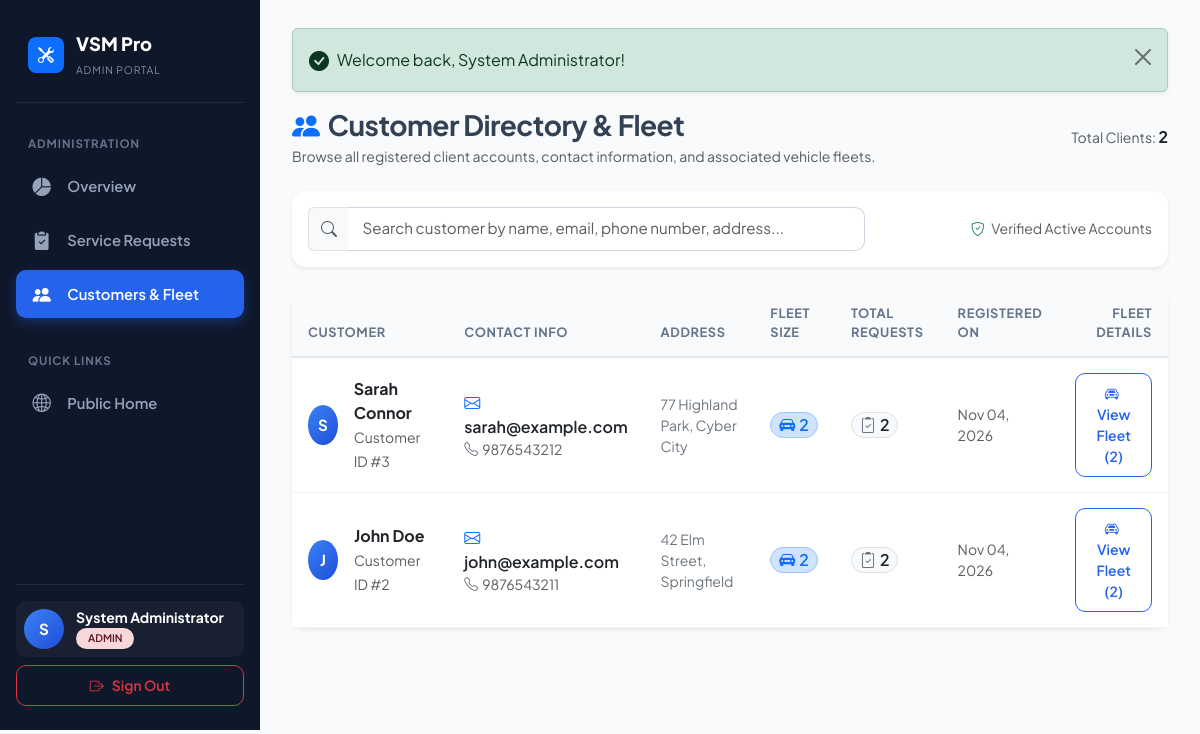
The page /admin/customers.php (signed in) on the database its author committed.
### tables this page shows
CREATE TABLE `users` (
  `id` INT AUTO_INCREMENT PRIMARY KEY,
  `name` VARCHAR(100) NOT NULL,
  `email` VARCHAR(150) NOT NULL UNIQUE,
  `phone` VARCHAR(15) NOT NULL,
  `password_hash` VARCHAR(255) NOT NULL,
  `address` TEXT NULL,
  `role` ENUM('customer', 'admin') NOT NULL DEFAULT 'customer',
  `created_at` TIMESTAMP DEFAULT CURRENT_TIMESTAMP,
  INDEX `idx_users_role` (`role`),
  INDEX `idx_users_email` (`email`)
);

### admin/customers.php (the view, shortened to what this page needs)
<?php
require_once __DIR__ . '/../config/db.php';
$pdo = getDB();
$stmt = $pdo->query("
    SELECT u.*,
           COUNT(DISTINCT v.id) as vehicle_count,
           COUNT(DISTINCT sr.id) as request_count
    FROM users u
    LEFT JOIN vehicles v ON u.id = v.user_id
    LEFT JOIN service_requests sr ON u.id = sr.user_id
    WHERE u.role = 'customer'
    GROUP BY u.id
    ORDER BY u.id DESC
");
$customers = $stmt->fetchAll();
$stmt = $pdo->query("SELECT * FROM vehicles ORDER BY id DESC");
$allVehicles = $stmt->fetchAll();
$vehiclesByUser = [];
foreach ($allVehicles as $v) {
    $vehiclesByUser[$v['user_id']][] = $v;
}
require_once __DIR__ . '/../includes/header.php';
?>
<div class="d-flex flex-wrap justify-content-between align-items-center mb-4 gap-3">
  <div>
    <h2 class="h3 fw-bold mb-1"><i class="bi bi-people-fill text-primary me-2"></i>Customer Directory & Fleet</h2>
    <p class="text-muted small mb-0">Browse all registered client accounts, contact information, and associated vehicle fleets.</p>
  </div>
  <div class="text-muted small">
    Total Clients: <span class="fw-bold text-dark fs-6"><?= count($customers) ?></span>
  </div>
</div>
<div class="card border-0 shadow-sm mb-4">
  <div class="card-body p-3">
    <div class="row g-3 align-items-center">
      <div class="col-md-8">
        <div class="input-group">
          <span class="input-group-text bg-light border-end-0"><i class="bi bi-search text-muted"></i></span>
          <input type="text" class="form-control border-start-0" data-table-search="customersTable" placeholder="Search customer by name, email, phone number, address...">
        </div>
      </div>
      <div class="col-md-4 text-md-end text-muted small">
        <i class="bi bi-shield-check text-success me-1"></i> Verified Active Accounts
      </div>
    </div>
  </div>
</div>
<div class="card shadow-sm border-0">
  <div class="table-responsive">
    <table class="table table-custom align-middle mb-0" id="customersTable">
      <thead>
        <tr>
          <th>Customer</th>
          <th>Contact Info</th>
          <th>Address</th>
          <th>Fleet Size</th>
          <th>Total Requests</th>
          <th>Registered On</th>
          <th class="text-end">Fleet Details</th>
        </tr>
      </thead>
      <tbody>
        <?php if (empty($customers)): ?>
          <tr class="no-filter">
            <td colspan="7" class="text-center py-5 text-muted">
              <i class="bi bi-people fs-1 text-secondary opacity-50 d-block mb-3"></i>
              No customers registered yet.
            </td>
          </tr>
        <?php else: ?>
          <?php foreach ($customers as $c):
            $custVehicles = $vehiclesByUser[$c['id']] ?? [];
          ?>
            <tr>
              <td>
                <div class="d-flex align-items-center gap-3">
                  <div class="avatar-circle">
                    <?= strtoupper(substr($c['name'], 0, 1)) ?>
                  </div>
                  <div>
                    <div class="fw-bold text-dark fs-6"><?= escape($c['name']) ?></div>
                    <small class="text-muted">Customer ID #<?= $c['id'] ?></small>
                  </div>
                </div>
              </td>
              <td>
                <div class="fw-semibold text-dark"><i class="bi bi-envelope me-1 text-primary"></i><?= escape($c['email']) ?></div>
                <div class="small text-muted"><i class="bi bi-telephone me-1 text-secondary"></i><?= escape($c['phone']) ?></div>
              </td>
              <td>
                <div class="small text-secondary" style="max-width: 220px;">
                  <?= escape($c['address'] ?: 'No address specified') ?>
                </div>
              </td>
              <td>
                <span class="badge bg-primary-subtle text-primary border border-primary-subtle fs-6 px-2 py-1">
                  <i class="bi bi-car-front-fill me-1"></i><?= $c['vehicle_count'] ?>
                </span>
              </td>
              <td>
                <span class="badge bg-light text-dark border fs-6 px-2 py-1">
                  <i class="bi bi-clipboard2-check me-1 text-secondary"></i><?= $c['request_count'] ?>
                </span>
              </td>
              <td class="text-muted small">
                <?= formatDate($c['created_at']) ?>
              </td>
              <td class="text-end">
                <button type="button" class="btn btn-sm btn-outline-primary view-fleet-btn"
                        data-bs-toggle="modal"
                        data-bs-target="#customerFleetModal"
                        data-name="<?= escape($c['name']) ?>"
                        data-email="<?= escape($c['email']) ?>"
                        data-phone="<?= escape($c['phone']) ?>"
                        data-vehicles='<?= htmlspecialchars(json_encode($custVehicles), ENT_QUOTES, 'UTF-8') ?>'
                        title="View Fleet">
                  <i class="bi bi-car-front me-1"></i> View Fleet (<?= count($custVehicles) ?>)
                </button>
              </td>
            </tr>
          <?php endforeach; ?>
        <?php endif; ?>
      </tbody>
    </table>
  </div>
</div>
<?php require_once __DIR__ . '/../includes/footer.php'; ?>

### assets/css/style.css (style rules this page uses)
:root { --vsm-primary: #2563eb; --vsm-primary-dark: #1d4ed8; --vsm-primary-light: #60a5fa; --vsm-primary-subtle: #eff6ff; --vsm-secondary: #475569; --vsm-dark: #0f172a; --vsm-dark-card: #1e293b; --vsm-sidebar-bg: #0f172a; --vsm-sidebar-text: #94a3b8; --vsm-sidebar-hover: #1e293b; --vsm-sidebar-active: #2563eb; --vsm-bg: #f8fafc; --vsm-card-border: #e2e8f0; --vsm-card-shadow: 0 4px 6px -1px rgba(0, 0, 0, 0.05), 0 2px 4px -2px rgba(0, 0, 0, 0.05); --vsm-card-shadow-hover: 0 10px 15px -3px rgba(0, 0, 0, 0.08), 0 4px 6px -4px rgba(0, 0, 0, 0.05); }
body { font-family: 'Plus Jakarta Sans', -apple-system, BlinkMacSystemFont, "Segoe UI", Roboto, sans-serif; background-color: var(--vsm-bg); color: #334155; min-height: 100vh; display: flex; flex-direction: column; }
h1, h2, h3, h4, h5, h6 { font-weight: 700; color: #0f172a; letter-spacing: -0.02em; }
.btn { font-weight: 600; border-radius: 10px; padding: 0.55rem 1.15rem; transition: all 0.2s ease-in-out; }
.btn-outline-primary { color: var(--vsm-primary); border-color: var(--vsm-primary); }
.card { border: 1px solid var(--vsm-card-border); border-radius: 14px; box-shadow: var(--vsm-card-shadow); transition: box-shadow 0.2s ease, transform 0.2s ease; background-color: #ffffff; }
.avatar-circle { width: 40px; height: 40px; border-radius: 50%; background: linear-gradient(135deg, #3b82f6 0%, #1d4ed8 100%); color: #ffffff; display: flex; align-items: center; justify-content: center; font-weight: 700; font-size: 0.95rem; }
.form-control, .form-select { border-radius: 10px; border: 1px solid #cbd5e1; padding: 0.6rem 0.9rem; font-size: 0.95rem; transition: all 0.2s ease; }
.table-custom { vertical-align: middle; }
.table-custom thead th { background-color: #f8fafc; font-weight: 700; font-size: 0.8rem; text-transform: uppercase; letter-spacing: 0.05em; color: #64748b; border-bottom: 2px solid var(--vsm-card-border); padding: 0.85rem 1rem; }
.table-custom tbody td { padding: 0.95rem 1rem; border-bottom: 1px solid #f1f5f9; }
.badge { font-weight: 600; border-radius: 30px; padding: 0.35rem 0.75rem; font-size: 0.8rem; }

### rows shown on the page
users: name "S", name "Sarah Connor", id "3", email "sarah@example.com", phone "9876543212", address "77 Highland Park, Cyber City", vehicle_count "2", request_count "2", created_at "Nov 04, 2026", id "2"
users: name "J", name "John Doe", id "2", email "john@example.com", phone "9876543211", address "42 Elm Street, Springfield", vehicle_count "2", request_count "2", created_at "Nov 04, 2026"

### other values the page prints
substr($user ?? 'U', 0, 1) "S"
$user "System Administrator"
$role "ADMIN"
$flash['message'] "Welcome back, System Administrator!"
count($customers) "2"
